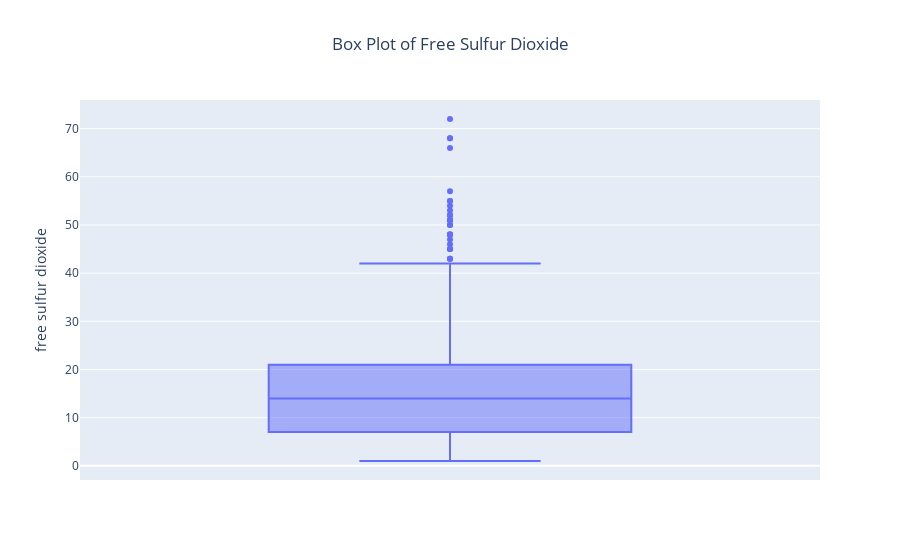

Here is the notebook cell this chart was saved with:
### Markdown cell above
<h2  style="text-align: center" class="list-group-item list-group-item-success"> 2.1 Box Plots</h2><a id = "2.1" ></a>

Because the foremost goal of modeling is to understand variation in the attribute, the first step should be to understand the distribution of the attribute. For a continuous attribute such as the Free Sulfur Dioxide attribute, it is important to understand if the attribute has a symmetric distribution, if the distribution has a decreasing frequency of larger observations (i.e., the distribution is skewed), if the distribution appears to be made up of two or more individual distributions (i.e., the distribution has multiple peaks or modes), or if there appears to be unusually low or high observations (i.e outliers).

**Box Plot** help us visualize distribution of single attribute which further help us understanding dataset. 

![](https://miro.medium.com/max/1400/1*2c21SkzJMf3frPXPAR_gZA.png)

Moving towards technical definition of Box Plots it is a method for graphically demonstrating the locality, spread and skewness groups of numerical data through their quartiles. In addition to the box on a box plot, there can be lines (which are called whiskers) extending from the box indicating variability outside the upper and lower quartiles, thus, the plot is also termed as the box-and-whisker plot and the box-and-whisker diagram. Outliers that differ significantly from the rest of the dataset may be plotted as individual points beyond the whiskers on the box-plot. 


**Median**
The median (middle quartile) marks the mid-point of the data and is shown by the line that divides the box into two parts. Half the scores are greater than or equal to this value and half are less.

**Inter-quartile range(IQR)**
The middle “box” represents the middle 50% of scores for the group. The range of scores from lower to upper quartile is referred to as the inter-quartile range. The middle 50% of scores fall within the inter-quartile range.

**Upper quartile**
Seventy-five percent of the scores fall below the upper quartile.

**Lower quartile**
Twenty-five percent of scores fall below the lower quartile.

**Whiskers**
The upper and lower whiskers represent scores outside the middle 50%. Whiskers often (but not always) stretch over a wider range of scores than the middle quartile groups.

### Code cell
from plotly import express as px
import plotly.graph_objects as go

fig = go.Figure(px.box(df, y = 'free sulfur dioxide', title = 'Box Plot of Free Sulfur Dioxide'))
fig.update_layout(title_x=0.5)
fig.show()

### Figure 1 — Plotly figure (JSON) as saved in the notebook; plotly's stock layout.template omitted (floating-point values rounded to 4 significant figures; data arrays with more than 128 entries replaced by an {"elided": "..."} marker saying what was removed)
{"data": [{"alignmentgroup": "True", "hovertemplate": "free sulfur dioxide=%{y}<extra></extra>", "legendgroup": "", "marker": {"color": "#636efa"}, "name": "", "notched": false, "offsetgroup": "", "orientation": "v", "showlegend": false, "type": "box", "x0": " ", "xaxis": "x", "y": {"elided": "1599 float values"}, "y0": " ", "yaxis": "y"}], "layout": {"boxmode": "group", "legend": {"tracegroupgap": 0}, "title": {"text": "Box Plot of Free Sulfur Dioxide", "x": 0.5}, "xaxis": {"anchor": "y", "domain": [0, 1]}, "yaxis": {"anchor": "x", "domain": [0, 1], "title": {"text": "free sulfur dioxide"}}}}
